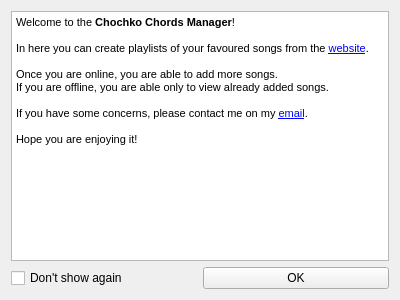
<?xml version="1.0" encoding="UTF-8"?>
<ui version="4.0">
 <class>GreetingMessageBox</class>
 <widget class="QMessageBox" name="GreetingMessageBox">
  <property name="geometry">
   <rect>
    <x>0</x>
    <y>0</y>
    <width>400</width>
    <height>300</height>
   </rect>
  </property>
  <property name="windowTitle">
   <string>GreetingMessageBox</string>
  </property>
  <layout class="QGridLayout" name="gridLayout">
   <item row="0" column="0">
    <layout class="QVBoxLayout" name="verticalLayout">
     <item>
      <widget class="QTextBrowser" name="textBrowser">
       <property name="html">
        <string>&lt;!DOCTYPE HTML PUBLIC &quot;-//W3C//DTD HTML 4.0//EN&quot; &quot;http://www.w3.org/TR/REC-html40/strict.dtd&quot;&gt;
&lt;html&gt;&lt;head&gt;&lt;meta name=&quot;qrichtext&quot; content=&quot;1&quot; /&gt;&lt;style type=&quot;text/css&quot;&gt;
p, li { white-space: pre-wrap; }
&lt;/style&gt;&lt;/head&gt;&lt;body style=&quot; font-family:'MS Shell Dlg 2'; font-size:8.25pt; font-weight:400; font-style:normal;&quot;&gt;
&lt;p style=&quot; margin-top:0px; margin-bottom:0px; margin-left:0px; margin-right:0px; -qt-block-indent:0; text-indent:0px;&quot;&gt;&lt;span style=&quot; font-family:'MS Shell Dlg 2';&quot;&gt;Welcome to the &lt;/span&gt;&lt;span style=&quot; font-family:'MS Shell Dlg 2'; font-weight:600;&quot;&gt;Chochko Chords Manager&lt;/span&gt;&lt;span style=&quot; font-family:'MS Shell Dlg 2';&quot;&gt;!&lt;/span&gt;&lt;/p&gt;
&lt;p style=&quot;-qt-paragraph-type:empty; margin-top:0px; margin-bottom:0px; margin-left:0px; margin-right:0px; -qt-block-indent:0; text-indent:0px; font-family:'MS Shell Dlg 2';&quot;&gt;&lt;br /&gt;&lt;/p&gt;
&lt;p style=&quot; margin-top:0px; margin-bottom:0px; margin-left:0px; margin-right:0px; -qt-block-indent:0; text-indent:0px;&quot;&gt;&lt;span style=&quot; font-family:'MS Shell Dlg 2';&quot;&gt;In here you can create playlists of your favoured songs from the &lt;/span&gt;&lt;a href=&quot;https://mychords.net/&quot;&gt;&lt;span style=&quot; font-family:'MS Shell Dlg 2'; font-size:8pt; text-decoration: underline; color:#0000ff;&quot;&gt;website&lt;/span&gt;&lt;/a&gt;&lt;span style=&quot; font-family:'MS Shell Dlg 2';&quot;&gt;. &lt;/span&gt;&lt;/p&gt;
&lt;p style=&quot;-qt-paragraph-type:empty; margin-top:0px; margin-bottom:0px; margin-left:0px; margin-right:0px; -qt-block-indent:0; text-indent:0px; font-family:'MS Shell Dlg 2'; font-size:8pt; color:#000000;&quot;&gt;&lt;br /&gt;&lt;/p&gt;
&lt;p style=&quot; margin-top:0px; margin-bottom:0px; margin-left:0px; margin-right:0px; -qt-block-indent:0; text-indent:0px;&quot;&gt;&lt;span style=&quot; font-family:'MS Shell Dlg 2'; font-size:8pt; color:#000000;&quot;&gt;Once you are online, you are able to add more songs.&lt;/span&gt;&lt;/p&gt;
&lt;p style=&quot; margin-top:0px; margin-bottom:0px; margin-left:0px; margin-right:0px; -qt-block-indent:0; text-indent:0px;&quot;&gt;&lt;span style=&quot; font-family:'MS Shell Dlg 2'; font-size:8pt; color:#000000;&quot;&gt;If you are offline, you are able only to view already added songs.&lt;/span&gt;&lt;/p&gt;
&lt;p style=&quot;-qt-paragraph-type:empty; margin-top:0px; margin-bottom:0px; margin-left:0px; margin-right:0px; -qt-block-indent:0; text-indent:0px; font-family:'MS Shell Dlg 2'; font-size:8pt; color:#000000;&quot;&gt;&lt;br /&gt;&lt;/p&gt;
&lt;p style=&quot; margin-top:0px; margin-bottom:0px; margin-left:0px; margin-right:0px; -qt-block-indent:0; text-indent:0px;&quot;&gt;&lt;span style=&quot; font-family:'MS Shell Dlg 2'; font-size:8pt; color:#000000;&quot;&gt;If you have some concerns, please contact me on my &lt;/span&gt;&lt;a href=&quot;momotenko.yuriy@gmail.com&quot;&gt;&lt;span style=&quot; font-family:'MS Shell Dlg 2'; font-size:8pt; text-decoration: underline; color:#0000ff;&quot;&gt;email&lt;/span&gt;&lt;/a&gt;&lt;span style=&quot; font-family:'MS Shell Dlg 2'; font-size:8pt; color:#000000;&quot;&gt;.&lt;/span&gt;&lt;/p&gt;
&lt;p style=&quot;-qt-paragraph-type:empty; margin-top:0px; margin-bottom:0px; margin-left:0px; margin-right:0px; -qt-block-indent:0; text-indent:0px; font-family:'MS Shell Dlg 2'; font-size:8pt; color:#000000;&quot;&gt;&lt;br /&gt;&lt;/p&gt;
&lt;p style=&quot; margin-top:0px; margin-bottom:0px; margin-left:0px; margin-right:0px; -qt-block-indent:0; text-indent:0px;&quot;&gt;&lt;span style=&quot; font-family:'MS Shell Dlg 2'; font-size:8pt; color:#000000;&quot;&gt;Hope you are enjoying it!&lt;/span&gt;&lt;/p&gt;&lt;/body&gt;&lt;/html&gt;</string>
       </property>
      </widget>
     </item>
     <item>
      <layout class="QHBoxLayout" name="horizontalLayout">
       <item>
        <widget class="QCheckBox" name="checkBox">
         <property name="text">
          <string>Don't show again</string>
         </property>
        </widget>
       </item>
       <item>
        <widget class="QPushButton" name="pushButton">
         <property name="text">
          <string>OK</string>
         </property>
        </widget>
       </item>
      </layout>
     </item>
    </layout>
   </item>
  </layout>
 </widget>
 <layoutdefault spacing="6" margin="11"/>
 <customwidgets>
  <customwidget>
   <class>QMessageBox</class>
   <extends>QWidget</extends>
   <header>qmessagebox.h</header>
   <container>1</container>
  </customwidget>
 </customwidgets>
 <resources/>
 <connections/>
</ui>
